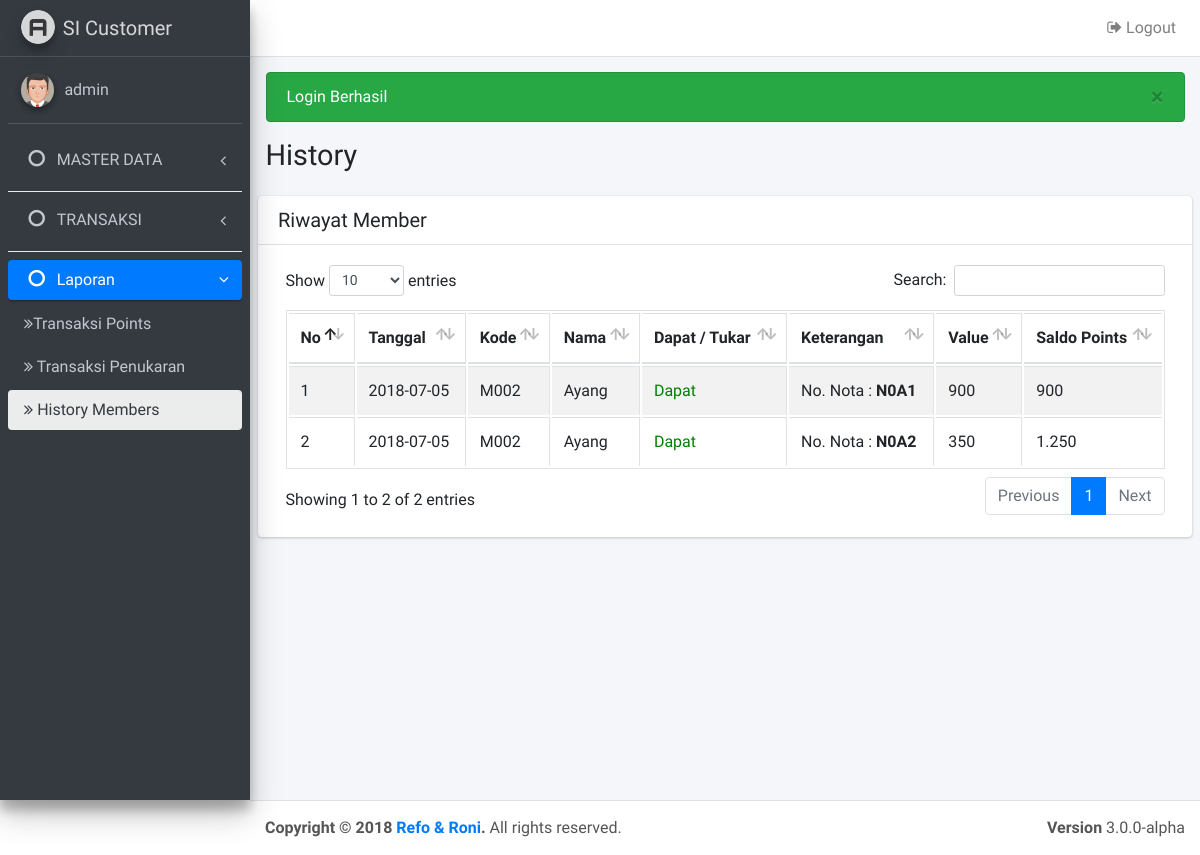
Before: /history.php?kd=M002 (signed in) with the older database file.
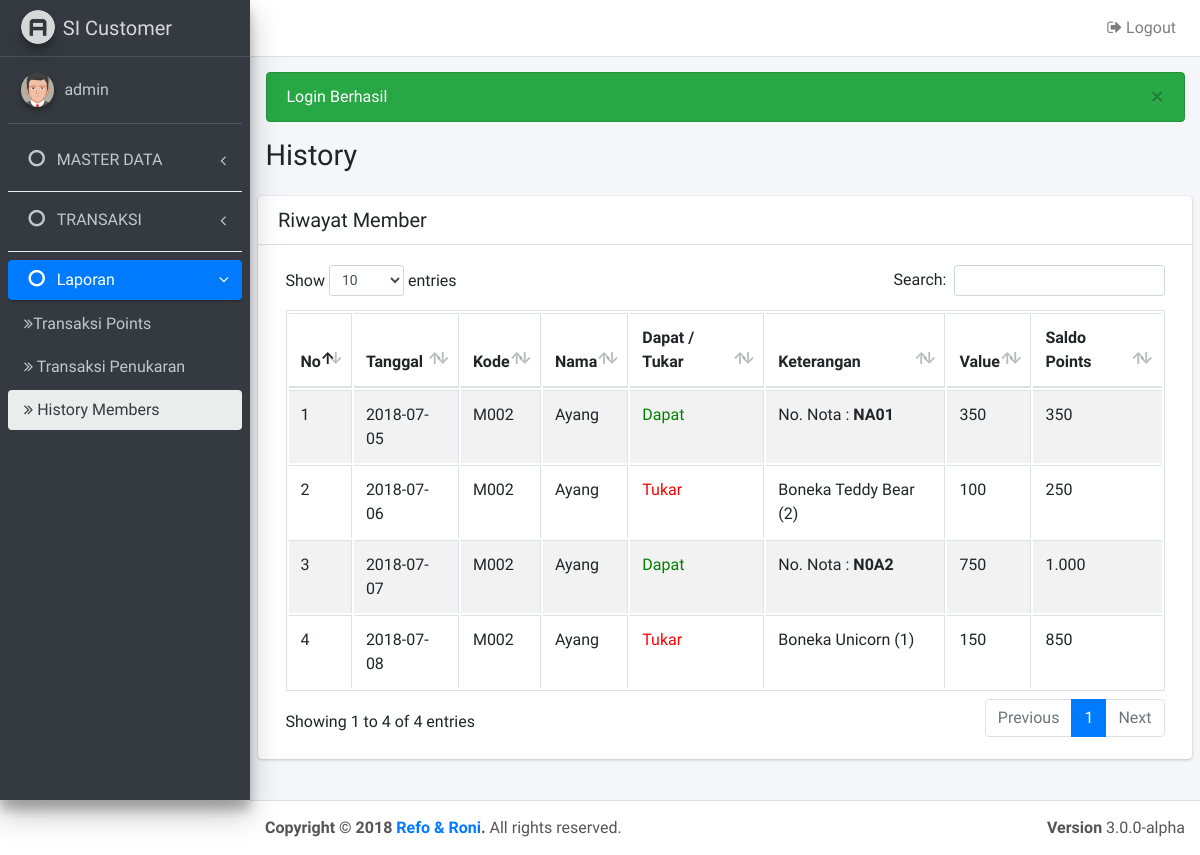
After: the same page with the newer database file.
### tables this page shows
CREATE TABLE `log` (
  `id_log` int(11) NOT NULL,
  `kd_member` varchar(10) NOT NULL,
  `dapat_tukar` enum('1','0') NOT NULL,
  `value` int(11) NOT NULL,
  `tanggal` date NOT NULL,
  `ket` varchar(20) NOT NULL
);

CREATE TABLE `member` (
  `kd_member` varchar(10) NOT NULL,
  `nama_lengkap` varchar(40) NOT NULL,
  `tempat_lhr` varchar(30) NOT NULL,
  `tgl_lhr` date NOT NULL,
  `jk` enum('l','p') NOT NULL,
  `alamat` varchar(100) NOT NULL,
  `no_telp` varchar(15) NOT NULL,
  `email` varchar(60) NOT NULL,
  `created` date NOT NULL,
  `stat` int(1) NOT NULL DEFAULT '1'
);

CREATE TABLE `hadiah` (
  `kd_hadiah` varchar(10) NOT NULL,
  `nama_hadiah` varchar(200) NOT NULL,
  `ketentuan_poin` int(11) NOT NULL,
  `stok` int(11) NOT NULL,
  `stat` int(11) NOT NULL
);

CREATE TABLE `trans_penukaran` (
  `kd_tukar` int(11) NOT NULL,
  `kd_member` varchar(11) NOT NULL,
  `kd_hadiah` varchar(11) NOT NULL,
  `jml` int(11) NOT NULL,
  `tgl` date NOT NULL,
  `id_user` int(11) NOT NULL
);

### history.php (the view, shortened to what this page needs)
<?php
include "config/koneksi.php";
if(isset($_GET['kd'])){
	$kd = $_GET['kd'];
	require_once 'layout/header.php';
	require_once 'layout/navbar.php';
	require_once 'layout/sidebar.php'; ?>
	<section class="content">
		<div class="card ">
	        <div class="card-header">
	          <h3 class="card-title">Riwayat Member </h3>
	        </div>
	        <div class="card-body">
	      		<table id="example1" class="table table-bordered table-striped">
	      			<thead>
	      				<tr>
	      					<th>No</th>
	      					<th>Tanggal</th>
	      					<th>Kode</th>
	      					<th>Nama</th>
	      					<th>Dapat / Tukar</th>
	      					<th>Keterangan</th>
	      					<th>Value</th>
	      					<th>Saldo Points</th>
	      				</tr>
	      			</thead>
	      			<tbody>
	      				<?php
	      					$no = 1;
	      					$lap = $db->query("SELECT
	      									a.tanggal,
	      									a.kd_member,
	      									b.nama_lengkap,
	      									a.ket,
	      									a.dapat_tukar,
	      									a.value,
	      									e.nama_hadiah,
	      									d.nota,
	      									c.jml
	      									FROM log a
											INNER JOIN member b on a.kd_member = b.kd_member
											LEFT JOIN trans_penukaran c on a.ket = c.kd_hadiah
											LEFT JOIN trans_points d on a.ket = d.nota
											left JOIN hadiah e on e.kd_hadiah = a.ket
											WHERE a.kd_member = '$kd'
											ORDER BY a.tanggal asc ");
	      					$sum = 0;
	      					foreach($lap as $data){
	      						if($data['dapat_tukar'] == 1){
	      							$sum = $sum + $data['value'];
	      							$dt = "<div style='color:green'>Dapat</div>";
	      							$ket = "No. Nota : <b>". $data['ket']. "</b>";
	      						} else {
	      							$sum = $sum - $data['value'];
	      							$dt = "<div style='color:red'>Tukar </div>";
	      							$ket = $data['nama_hadiah']. " (" . $data['jml'] . ")";
	      						}
	      				?>
		      				<tr>
		      					<td><?= $no++ ?></td>
		      					<td><?= $data['tanggal'] ?></td>
		      					<td><?= $data['kd_member'] ?></td>
		      					<td><?= $data['nama_lengkap'] ?></td>
								<td><?= $dt ?></td>
								<td><?= $ket ?></td>
								<td><?= $data['value'] ?></td>
								<td><?= number_format(abs($sum), 0, '', '.') ?></td>
		      				</tr>
		      			<?php } ?>
	      			</tbody>
	      		</table>
	      	</div>
	    </div>
	</section>
	<?php require_once('layout/footer.php') ?>
<?php } else {
	pesan("warning", "Pilih member terlebih dahulu!", base_url('laporan_members.php'));
}
?>

### config/koneksi.php (shortened to what this page needs)
<?php
function msghandling($arr = array("danger", "success", "warning")){
	foreach($arr as $r){
		if(isset($_SESSION[$r])){
			echo "<div class='alert alert-$r'>$_SESSION[$r] <button type='button' class='close' data-dismiss='alert' aria-hidden='true'>&times;</button> </div>";
		}
	}
}
 ?>

Changed rows visible on the page:
changed log (number 1 of 4 on the later page): ket "N0A1" → "NA01"; value "900" → "350"; sum "900" → "350"
changed log: tanggal "2018-07-05" → "2018-07-06"; hadiah.nama_hadiah (not shown) → "Boneka Teddy Bear (2)"; value "350" → "100"; sum "1.250" → "250"; ket "N0A2" → (not shown); dapat_tukar "Dapat" → "Tukar"
now on this page (row edited): log: tanggal "2018-07-07", kd_member "M002", kd_member.nama_lengkap "Ayang", dapat_tukar "Dapat", ket "N0A2", value "750", sum "1.000"
added log: tanggal "2018-07-08", kd_member "M002", kd_member.nama_lengkap "Ayang", dapat_tukar "Tukar", hadiah.nama_hadiah "Boneka Unicorn (1)", value "150", sum "850"
Other visible differences:
text written by a page script: "Show entries Search: Showing 1 to 2 of 2 entries Previous 1 Next" → "Show entries Search: Showing 1 to 4 of 4 entries Previous 1 Next"
